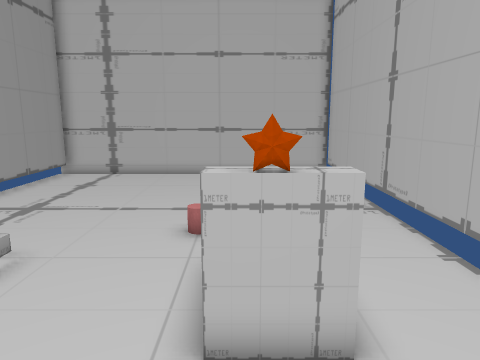
[1] (above)

12 first-person views from a walk through a scene from a Unity 3-D project. The camera is 1.5 m above the floor, tilts 10° down and sees 70° across. The floor is counted in squares, 0.5 m on a side. Each view is taken from the middle of a square. On the plan, view 1 faces up. The plan holds only what a view shows up to about 20 squares ahead; the rest is blank. The player is left out.

[2]
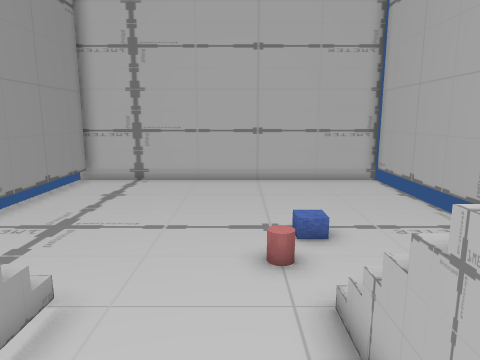

[3]
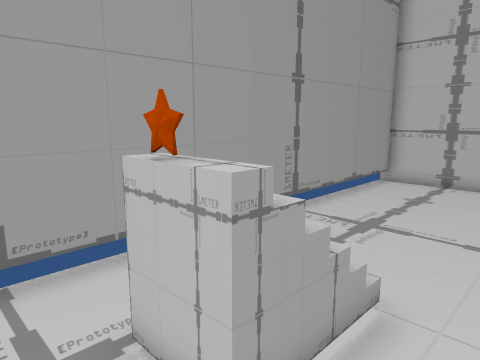

[4]
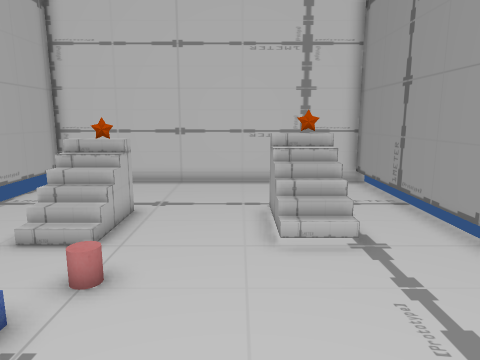

[5]
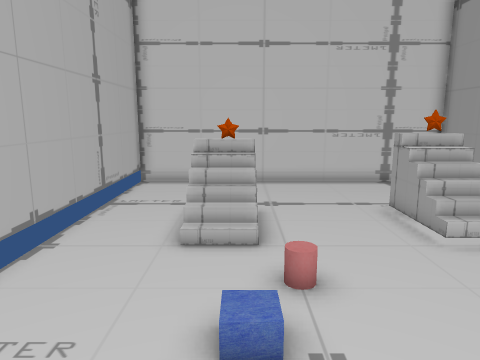

[6]
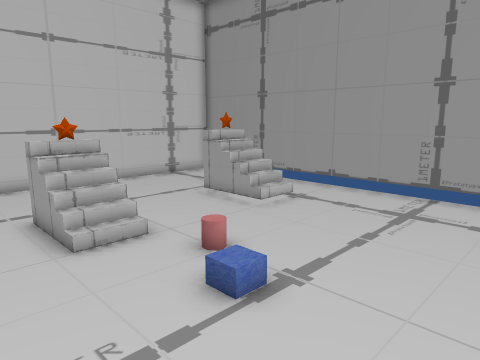

[7]
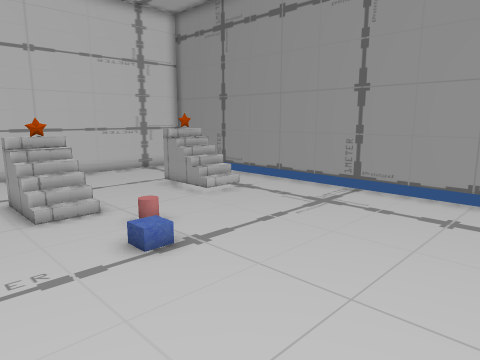

[8]
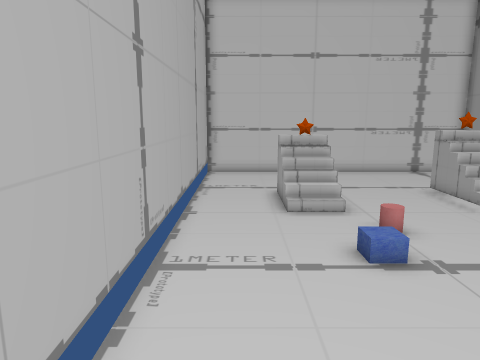

[9]
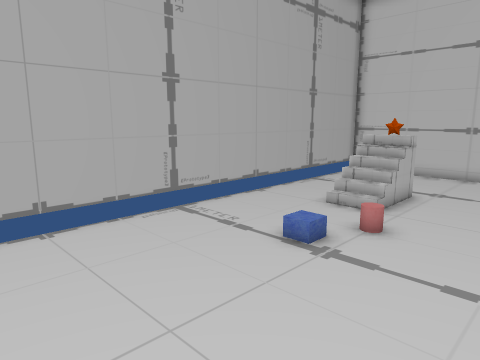

[10]
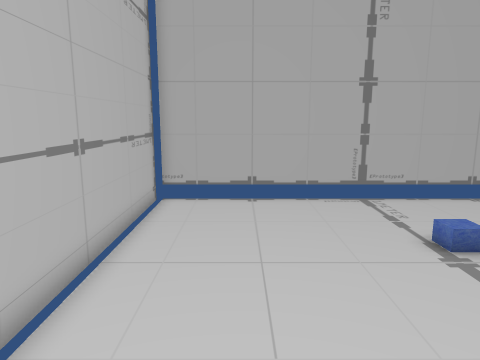

[11]
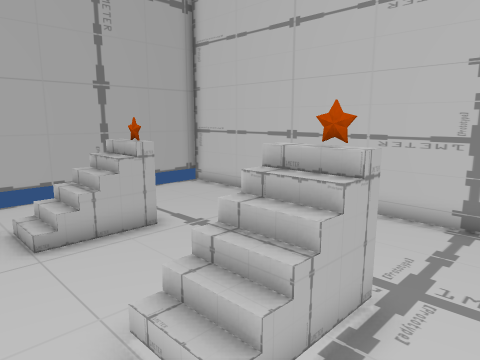

[12]
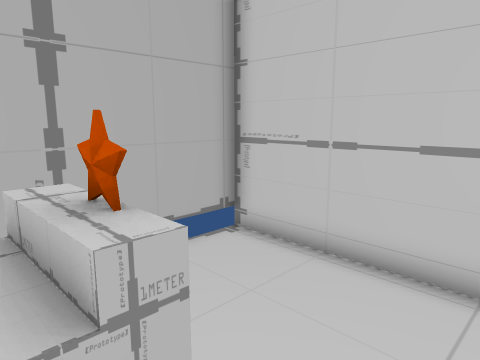

### Floor plan
Key: @ floor where view 1 was taken; # wall or solid block; . main floor; : floor 0.75 m higher than the main floor; / step, stairs or slope; = window, fence, low wall or low ledge; v drop or lower ground; S star; O other object.
Columns run from 10 left of view 1 to 5 right of it. Each row starts with its distance up from view 1.
 19 ################
 18 #..............#
 17 #..............#
 16 #..............#
 15 #..............#
 14 #..............#
 13 #..............#
 12 #..............#
 11 #.........O....#
 10 #..............#
  9 #........O.....#
  8 #..............#
  7 #...OO....//...#
  6 #..=OO...#/=#..#
  5 #..vOO....:=#..#
  4 #...SO....S=#..#
  3 #..............#
  2 #..............#
  1 #..............#
  0 #.........@....#
 -1 #..............#
 -2 ################

Positions as (right, up) in squares from view 1, and headings:
1: (0, 0), facing up
2: (-2, 2), facing up
3: (-3, 2), facing up-left
4: (-4, 15), facing down
5: (0, 15), facing down
6: (4, 15), facing down-left
7: (4, 18), facing down-left
8: (3, 18), facing down
9: (-5, 18), facing down-right
10: (-8, 16), facing right
11: (-9, 9), facing down-right
12: (-2, 5), facing down-right
